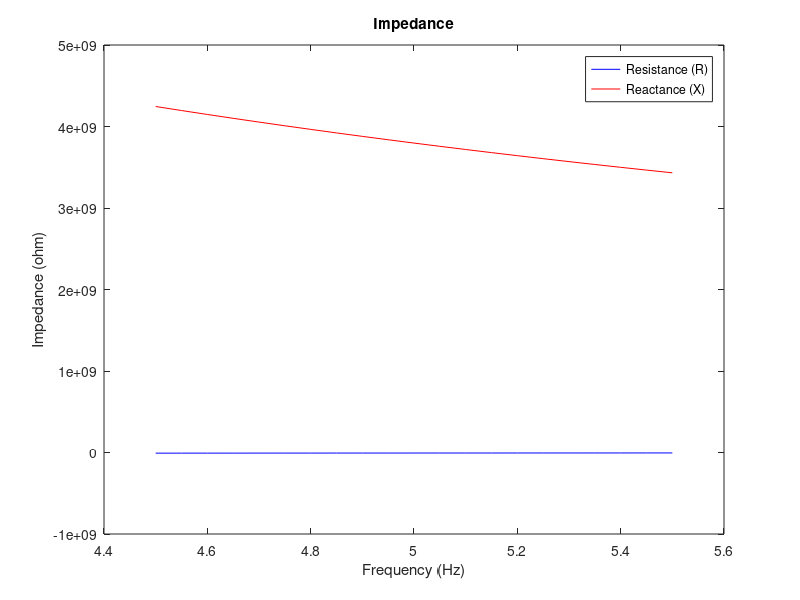
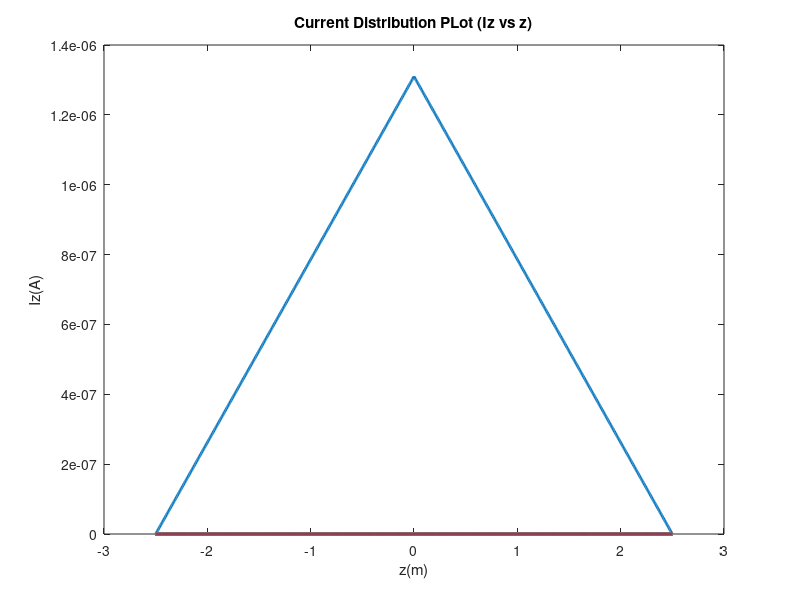

Here is the MATLAB script that generated these plots, in order: (Note: this script raises an error after producing the figures.)
% MATLAB
clear all;
clc;

l = input("Enter the length (in m): ");
w = input("Enter the width (in m): ");

fc = input("Enter the frequency (in Hz): ");
Im = input("Enter the mximum current phasor: ");

c = 299792458;
n = 377;
y = 0.57721566;

lamda = c/fc;

%% Impedance
a = w/4;

f = (9*fc)/10:fc/100: 11*fc/10;
kL = (2*pi*l/c).*f;

p = (n./(2.*pi.*(sin(kL./2)).^2));

Rp1 = y+log(kL)-cosint(kL);
Rp2 = ((0.5).*sin(kL).*(sinint(2.*kL)-(2.*sinint(kL))));
Rp3 = ((0.5).*cos(kL).*(cosint(2.*(kL))-(2.*cosint(kL))+y+log((0.5).*kL)));
R = p.*(Rp1+Rp2+Rp3);

Xp1 = sinint(kL);
Xp2 = (0.5).*cos(kL).*(sinint(2.*kL)-(2.*sinint(kL))).*(-1);
Xp3 = (0.5).*sin(kL).*(cosint(2.*(kL))-(2.*cosint(kL))+ cosint(2*((a/l)^2)).*kL);
X = p.*(Xp1+Xp2+Xp3);

figure(1);
plot(f, R, 'b', 'DisplayName', 'Resistance (R)');
title('Impedance');
xlabel('Frequency (Hz)');
ylabel('Impedance (ohm)');
hold on;
plot(f, X, 'r', 'DisplayName', 'Reactance (X)');
hold 'off';
legend;

%% Current Distribution

z = -l/2:l/1000:l/2;
Iz = zeros(length(z));
b = (2*pi)/lamda;

for i = 1:length(z)
    if(z(i)<0)
          Iz(i) = Im*sin(b*((l/2)+z(i)));
    else
        Iz(i) = Im*sin(b*((l/2)-z(i)));
    end
end
figure(3);

plot(z,Iz,"LineWidth",2)
title("Current Distribution PLot (Iz vs z)")
xlabel('z(m)');
ylabel('Iz(A)');
%% Radiation patterns 3D and 2D

%Defining variables in spherical coordinates
theta=0:0.05:2*pi;%theta vector
phi=0:0.05:2*pi;%phi vector

l_lamda1=l/lamda;% length of antenna in terms of wavelengths 

% evaluating radiation intensity(U)
U1=((cos(l_lamda1*pi*cos(theta-(pi/2))) - cos(l_lamda1*pi) )./ sin(theta-(pi/2)) ).^2 ;

%converting to dB scale
U1_1=10*log10(U1); % add a very small number for l = even multiples of lamda.

%normalizing in order to make U vector positive
min1=min(U1_1);
U=U1_1-min1;

figure(4);
polarplot(theta, U)
title("Elevation Plot (in dBi)");
figure(5);
polarplot(phi,zeros(length(phi))+U(1,1))
title("Azimuthal Plot (in dBi)");


U(1,1)=0;
for n=1:length(phi)
    theta(n,:)=theta(1,:);
end

phi=phi'; % transpose;
for m=1:length(phi)
    phi(:,m)=phi(:,1);
end

for k=1:length(U)
    U(k,:)=U(1,:);
end

[k,i,m]=sph2cart(phi,theta,U);

%plotting
figure(6);
grid off;
C=sqrt(k.^2+i.^2+m.^2);
surf(k, i, m,C,EdgeColor="none")
colormap('jet');
o = colorbar("east");
o.Label.String = "dBi";
o.Label.HorizontalAlignment = "right";
title('Radiation Power Pattern for Dipole Antenna')
xlabel('x');
ylabel('y');
zlabel('z');
shading interp;
            
%% physical image
figure(7);
L = l; 
W = w; 
k = [-W/2, -W/2; W/2, W/2];
z = [-L/2, L/2; -L/2, L/2];
x = zeros(size(k));
mesh(x, k, z, 'EdgeColor', 'k', 'FaceColor', [0.9290 0.6940 0.1250]);
title('Dipole Strip Antenna Structure');
ylabel('y(m)');
zlabel('z(m)');
axis('equal');
axis('vis3d');
xlim([-0.001, 0.001]);
